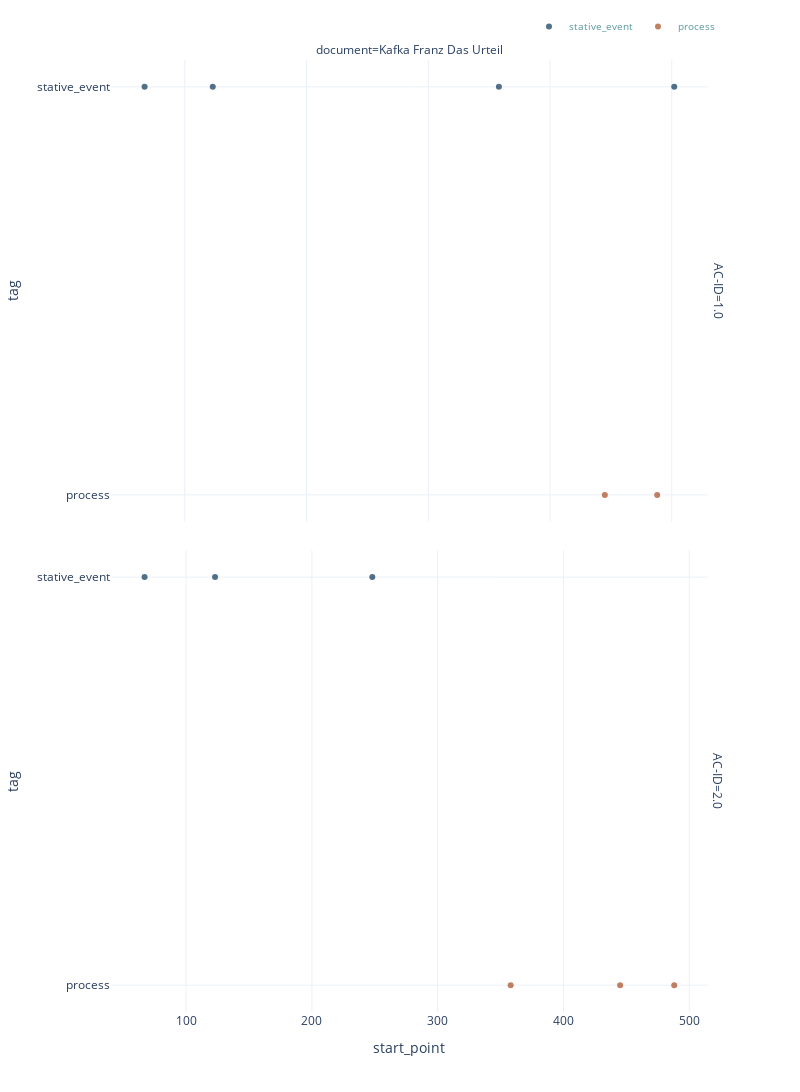

This figure's notebook cell:
### Code cell
my_project.plot_interactive(color_col='tag')

### Figure 1 — Plotly figure (JSON) as saved in the notebook; plotly's stock layout.template omitted (floating-point values rounded to 4 significant figures)
{"data": [{"customdata": [["<I><br>Es war an einem Sonntagvormittag im schönsten Frühjahr.<br></I>", ["no"], "no", ["nan"], ["nan"]], ["<I><br>Georg Bendemann, ein junger Kaufmann, saß in seinem Privatzimmer im<br>ersten Stock eines der niedrigen, leichtgebauten Häuser, die entlang des<br>Flusses in einer langen Reihe, fast nur in der Höhe<br>und Färbung unterschieden, sich hinzogen<br></I>", ["no"], "no", ["nan"], ["nan"]], ["<I><br>Er hatte gerade einen Brief an einen sich im Ausland<br>befindenden Jugendfreund beendet<br></I>", ["no"], "no", ["nan"], ["nan"]], ["<I><br>den Ellbogen auf den Schreibtisch gestützt<br></I>", ["no"], "no", ["nan"], ["nan"]]], "hovertemplate": "tag=%{y}<br>AC-ID=1.0<br>document=Kafka Franz Das Urteil<br>start_point=%{x}<br>ANNOTATION=%{customdata[0]}<br>prop:unpredictable=%{customdata[1]}<br>prop:mental=%{customdata[2]}<br>prop:persistent=%{customdata[3]}<br>prop:intentional=%{customdata[4]}<extra></extra>", "legendgroup": "stative_event", "marker": {"color": "#093658", "opacity": 0.7, "symbol": "circle"}, "mode": "markers", "name": "stative_event", "orientation": "v", "showlegend": true, "type": "scatter", "x": [67, 123, 358, 502], "xaxis": "x2", "y": ["stative_event", "stative_event", "stative_event", "stative_event"], "yaxis": "y2"}, {"customdata": [["<I><br>Es war an einem Sonntagvormittag im schönsten Frühjahr.<br></I>", "no", ["no"], ["nan"], ["nan"]], ["<I><br>Georg Bendemann, ein junger Kaufmann, saß in seinem Privatzimmer im<br>ersten Stock eines der niedrigen, leichtgebauten Häuser<br></I>", "no", ["no"], ["nan"], ["nan"]], ["<I><br>die entlang des Flusses in einer langen Reihe, fast nur<br>in der Höhe und Färbung unterschieden, sich hinzogen<br></I>", "no", ["no"], ["nan"], ["nan"]]], "hovertemplate": "tag=%{y}<br>AC-ID=2.0<br>document=Kafka Franz Das Urteil<br>start_point=%{x}<br>ANNOTATION=%{customdata[0]}<br>prop:unpredictable=%{customdata[1]}<br>prop:mental=%{customdata[2]}<br>prop:persistent=%{customdata[3]}<br>prop:intentional=%{customdata[4]}<extra></extra>", "legendgroup": "stative_event", "marker": {"color": "#093658", "opacity": 0.7, "symbol": "circle"}, "mode": "markers", "name": "stative_event", "orientation": "v", "showlegend": false, "type": "scatter", "x": [67, 123, 248], "xaxis": "x", "y": ["stative_event", "stative_event", "stative_event"], "yaxis": "y"}, {"customdata": [["<I><br>verschloß ihn in spielerischer Langsamkeit<br></I>", ["no"], "no", ["no"], ["no"]], ["<I><br>und sah dann aus dem Fenster auf den Fluß, die<br>Brücke und die Anhöhen am anderen Ufer mit ihrem schwachen<br>Grün<br></I>", ["no"], "yes", ["no"], ["yes"]]], "hovertemplate": "tag=%{y}<br>AC-ID=1.0<br>document=Kafka Franz Das Urteil<br>start_point=%{x}<br>ANNOTATION=%{customdata[0]}<br>prop:unpredictable=%{customdata[1]}<br>prop:mental=%{customdata[2]}<br>prop:persistent=%{customdata[3]}<br>prop:intentional=%{customdata[4]}<extra></extra>", "legendgroup": "process", "marker": {"color": "#A64B21", "opacity": 0.7, "symbol": "circle"}, "mode": "markers", "name": "process", "orientation": "v", "showlegend": true, "type": "scatter", "x": [445, 488], "xaxis": "x2", "y": ["process", "process"], "yaxis": "y2"}, {"customdata": [["<I><br>Er hatte gerade einen Brief an einen sich im Ausland<br>befindenden Jugendfreund beendet<br></I>", "no", ["no"], ["yes"], ["yes"]], ["<I><br>verschloß ihn in spielerischer Langsamkeit<br></I>", "no", ["no"], ["no"], ["yes"]], ["<I><br>und sah dann, den Ellbogen auf den Schreibtisch gestützt, aus<br>dem Fenster auf den Fluß, die Brücke und die Anhöhen<br>am anderen Ufer mit ihrem schwachen Grün<br></I>", "no", ["yes"], ["no"], ["yes"]]], "hovertemplate": "tag=%{y}<br>AC-ID=2.0<br>document=Kafka Franz Das Urteil<br>start_point=%{x}<br>ANNOTATION=%{customdata[0]}<br>prop:unpredictable=%{customdata[1]}<br>prop:mental=%{customdata[2]}<br>prop:persistent=%{customdata[3]}<br>prop:intentional=%{customdata[4]}<extra></extra>", "legendgroup": "process", "marker": {"color": "#A64B21", "opacity": 0.7, "symbol": "circle"}, "mode": "markers", "name": "process", "orientation": "v", "showlegend": false, "type": "scatter", "x": [358, 445, 488], "xaxis": "x", "y": ["process", "process", "process"], "yaxis": "y"}], "layout": {"annotations": [{"font": {}, "showarrow": false, "text": "document=Kafka Franz Das Urteil", "x": 0.49, "xanchor": "center", "xref": "paper", "y": 1, "yanchor": "bottom", "yref": "paper"}, {"font": {}, "showarrow": false, "text": "AC-ID=2.0", "textangle": 90, "x": 0.98, "xanchor": "left", "xref": "paper", "y": 0.2425, "yanchor": "middle", "yref": "paper"}, {"font": {}, "showarrow": false, "text": "AC-ID=1.0", "textangle": 90, "x": 0.98, "xanchor": "left", "xref": "paper", "y": 0.7575, "yanchor": "middle", "yref": "paper"}], "height": 1200, "legend": {"font": {"color": "#5A98A1", "size": 10}, "orientation": "h", "title": {}, "tracegroupgap": 0, "x": 1, "xanchor": "right", "y": 1.02, "yanchor": "bottom"}, "margin": {"t": 60}, "width": 800, "xaxis": {"anchor": "y", "domain": [0, 0.98], "title": {"text": "start_point"}}, "xaxis2": {"anchor": "y2", "domain": [0, 0.98], "showticklabels": false}, "yaxis": {"anchor": "x", "categoryarray": ["process", "stative_event"], "categoryorder": "array", "domain": [0, 0.485], "title": {"text": "tag"}}, "yaxis2": {"anchor": "x2", "categoryarray": ["process", "stative_event"], "categoryorder": "array", "domain": [0.515, 1], "matches": "y", "title": {"text": "tag"}}}}
